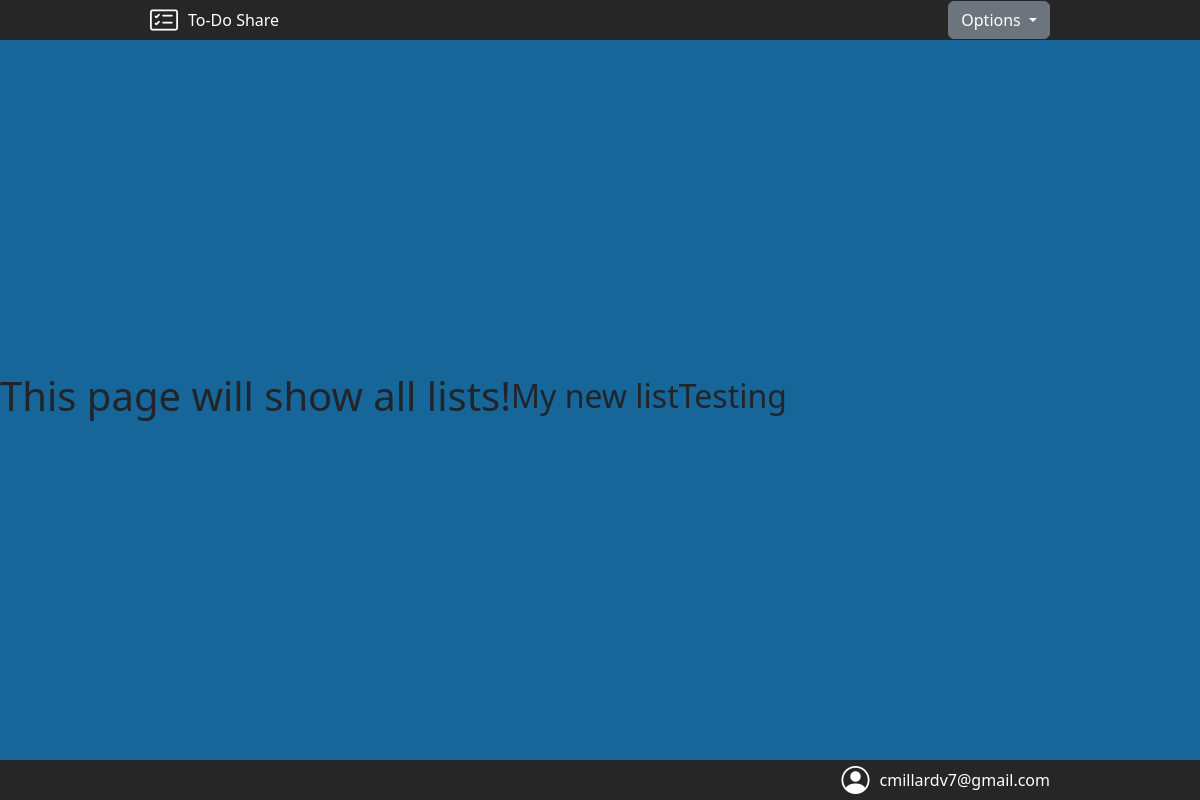
Page /all (signed in) on the earlier database version.
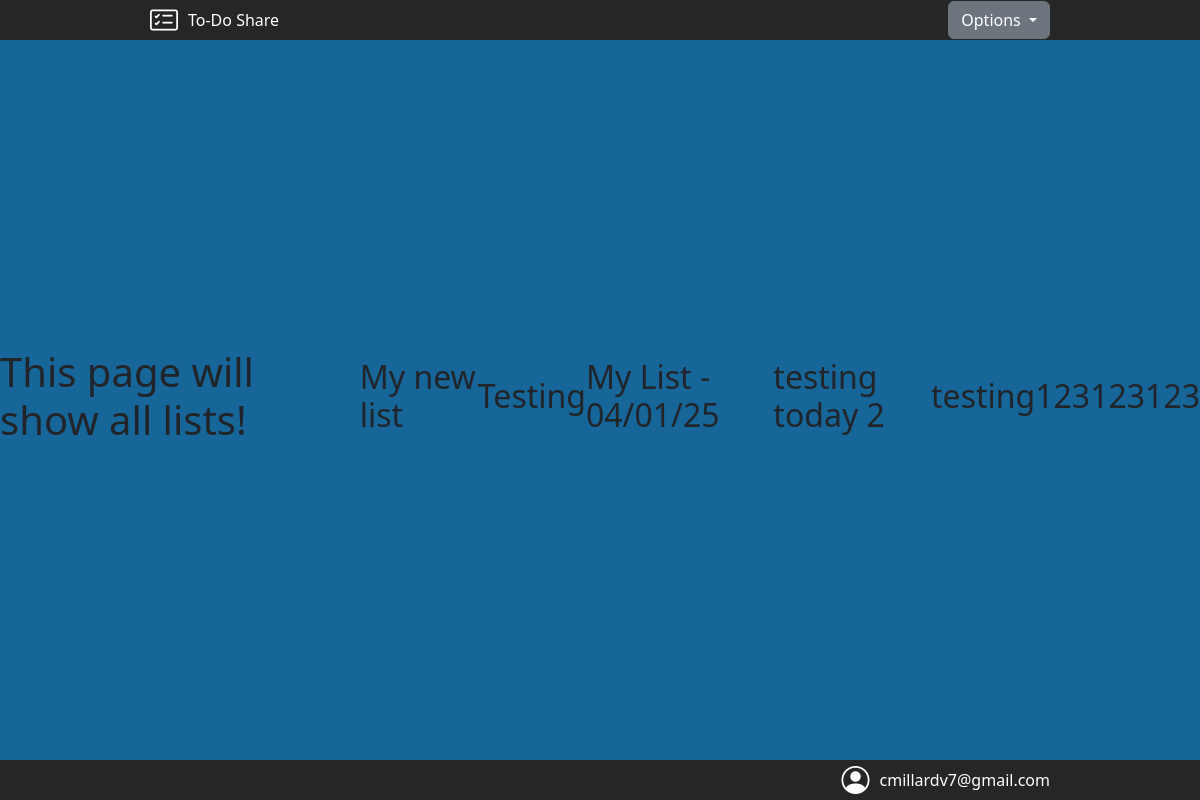
Same page on the later database version.
### main.py (models this page shows)
class ListName(db.Model):
    __tablename__ = "list_names"
    id: Mapped[int] = mapped_column(Integer, primary_key=True)
    list_name: Mapped[str] = mapped_column(String(250), nullable=False)
    list_users: Mapped[List['Users']] = relationship(secondary=relationships_table, back_populates="list_names")
    list_items: Mapped[List['ToDoItem']] = relationship()
    list_url_id: Mapped[str] = mapped_column(String(), nullable=False, unique=True)

class Users(db.Model, UserMixin):
    __tablename__ = "users"
    id: Mapped[int] = mapped_column(Integer, primary_key=True)
    email: Mapped[str] = mapped_column(String(250), nullable=False, unique=True)
    password: Mapped[str] = mapped_column(String(250), nullable=False)
    list_names: Mapped[List['ListName']] = relationship(secondary=relationships_table, back_populates="list_users")

### main.py (the view)
@app.route("/all")
def all_lists():
    return render_template("lists.html", current_user=current_user)

### main.py (called while the page is built)
@login_manager.user_loader
def load_user(user_id):
    return db.get_or_404(Users, user_id)

### templates/lists.html
{% include 'header.html' %}
<main>
        <h1>This page will show all lists!</h1>
        {% for list in current_user.list_names %}
        <div>
                <h2>{{ list.list_name }}</h2>
        </div>
        {% endfor %}
</main>
{% include 'footer.html' %}

### templates/header.html (shortened to what this page needs)
<!DOCTYPE html>
<html lang="en">
<head>
    {{ bootstrap.load_css() }}
    <link rel="stylesheet" href="https://cdn.jsdelivr.net/npm/bootstrap-icons@1.11.3/font/bootstrap-icons.min.css">
    <link rel="stylesheet" href="./static/css/styles.css">
</head>
<body>
    <header id="top-bar" >
        <div id="top-bar-title">
            <i class="bi bi-card-checklist"></i><span>To-Do Share</span>
        </div>
        {% if not current_user.is_authenticated %}
        <div class="dropdown">
          <button class="btn btn-secondary dropdown-toggle" type="button" data-bs-toggle="dropdown" aria-expanded="false">
            Options
          </button>
          <ul class="dropdown-menu">
              <li><a class="dropdown-item" href='{{ url_for("log_in") }}'>Log in</a></li>
              <li><a class="dropdown-item" href='{{ url_for("sign_up") }}'>Sign up</a></li>
          </ul>
        </div>
        {% else %}
        <div class="dropdown">
          <button class="btn btn-secondary dropdown-toggle" type="button" data-bs-toggle="dropdown" aria-expanded="false">
            Options
          </button>
        </div>
        {% endif %}
    </header>

### templates/footer.html (shortened to what this page needs)
        <footer>
            <div id="footer-bar">
                {% if current_user.is_authenticated %}
                <i class="bi bi-person-circle"></i>
                <span id="top-bar-email">{{ current_user.email }}</span>
                {% endif %}
            </div>
        </footer>
    </body>
</html>

### static/css/styles.css (style rules this page uses)
#footer-bar { align-items: center; background-color: #272627; display: flex; justify-content: end; width: 100%; height: 40px; padding-right: 150px; }
html, body { background-color: #17669a; }
main { align-items: center; display: flex; width: 100%; min-height: calc(100vh - 80px); }
#top-bar { align-items: center; display: flex; background-color: #272627; flex-wrap: wrap; height: 40px; width: 100%; padding: 0 150px; }
#top-bar-email { color: white; }
#top-bar-title { align-items: center; display: flex; flex: 1 1 50%; justify-content: start; color: white; }
i.bi { color: white; font-size: 1.75rem !important; line-height: 1; margin-right: 10px; }

Differences in the rows shown:
added ListName: list_name "My List - 04/01/25"
added ListName: list_name "testing today 2"
added ListName: list_name "testing123123123"
